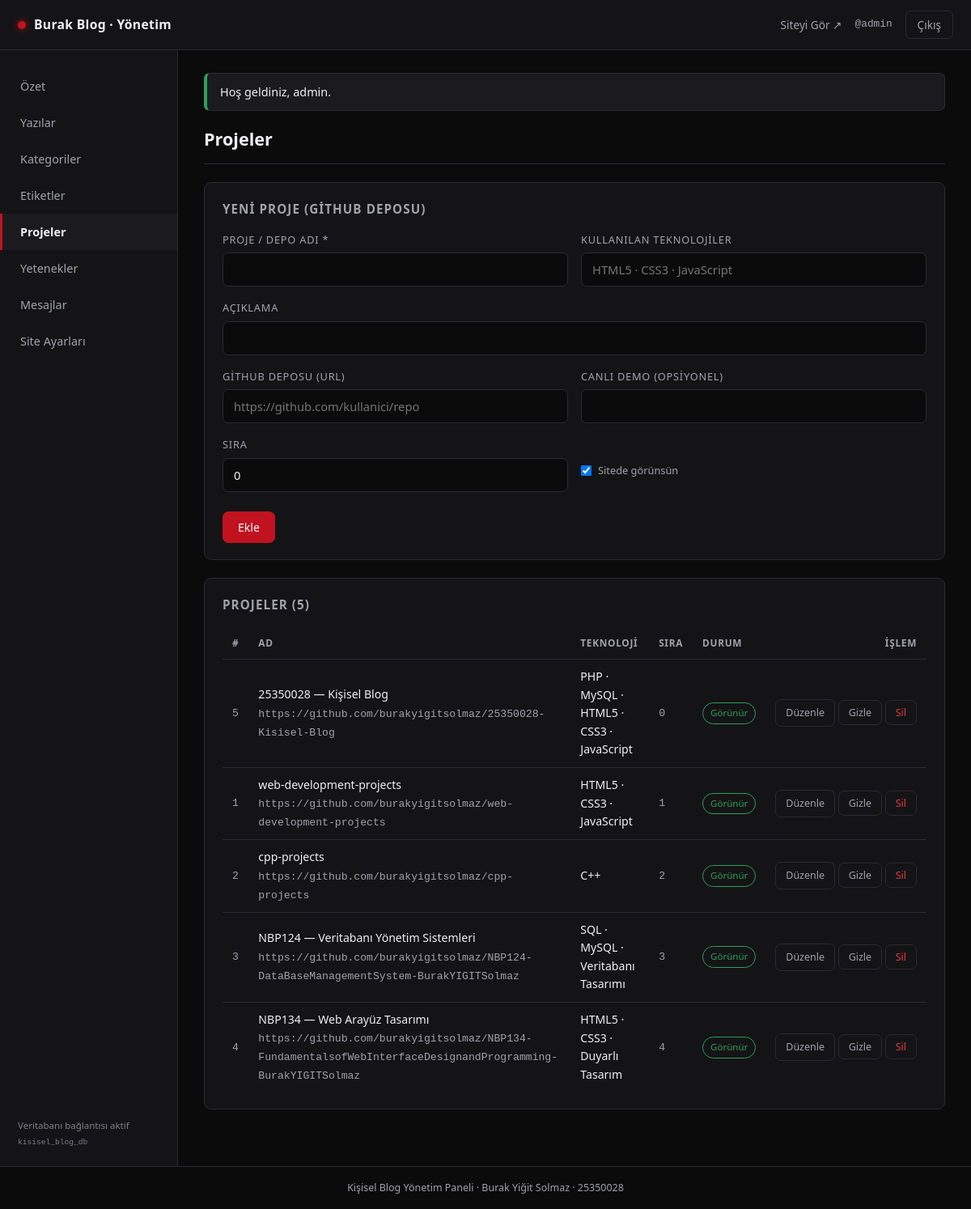
/admin/projeler.php (signed in), run on the app's committed database.
### tables this page shows
CREATE TABLE `projects` (
  `id`          INT UNSIGNED NOT NULL AUTO_INCREMENT,
  `title`       VARCHAR(120) NOT NULL,
  `description` VARCHAR(500) NOT NULL DEFAULT '',
  `tech_stack`  VARCHAR(190) NOT NULL DEFAULT '',
  `repo_url`    VARCHAR(300) NOT NULL DEFAULT '',
  `demo_url`    VARCHAR(300) NULL,
  `image`       VARCHAR(190) NULL,
  `sort_order`  INT NOT NULL DEFAULT 0,
  `is_visible`  TINYINT(1) NOT NULL DEFAULT 1,
  `created_at`  DATETIME NOT NULL DEFAULT CURRENT_TIMESTAMP,
  PRIMARY KEY (`id`),
  KEY `idx_projects_order` (`is_visible`, `sort_order`)
);

### includes/functions.php (called while the page is built, shortened)
<?php
function e(?string $value): string
{
    return htmlspecialchars((string)$value, ENT_QUOTES, 'UTF-8');
}
function url(string $path = ''): string
{
    return BASE_URL . '/' . ltrim($path, '/');
}
function flash_get(): ?array
{
    if (isset($_SESSION['flash'])) {
        $flash = $_SESSION['flash'];
        return $flash;
    }
    return null;
}

### includes/db.php (called while the page is built, shortened)
<?php
function db(): PDO
{
    static $pdo = null;
    if ($pdo instanceof PDO) {
        return $pdo;
    }
    $dsn = sprintf(
        'mysql:host=%s;dbname=%s;charset=utf8mb4',
        DB_HOST,
        DB_NAME
    );
    try {
        $pdo = new PDO($dsn, DB_USER, DB_PASS, [
            PDO::ATTR_ERRMODE            => PDO::ERRMODE_EXCEPTION,
            PDO::ATTR_DEFAULT_FETCH_MODE => PDO::FETCH_ASSOC,
            PDO::ATTR_EMULATE_PREPARES   => false,
        ]);
    } catch (PDOException $e) {
        http_response_code(500);
        exit('Veritabanı bağlantısına erişilemiyor. XAMPP &gt; MySQL çalışıyor mu? (Detay: '
            . htmlspecialchars($e->getMessage(), ENT_QUOTES, 'UTF-8') . ')');
    }
    return $pdo;
}

### admin/includes/auth.php (called while the page is built, shortened)
<?php
require_once dirname(__DIR__, 2) . '/includes/db.php';
require_once dirname(__DIR__, 2) . '/includes/functions.php';
function current_admin(): ?array
{
    static $admin = null;
    if ($admin !== null) {
        return $admin;
    }
    $stmt = db()->prepare('SELECT id, username, created_at FROM admins WHERE id = ? LIMIT 1');
    $stmt->execute([(int)$_SESSION['admin_id']]);
    $row = $stmt->fetch();
    $admin = $row;
    return $admin;
}
function require_login(): array
{
    $admin = current_admin();
    return $admin;
}

### admin/projeler.php (the view, shortened to what this page needs)
<?php
require_once __DIR__ . '/includes/auth.php';
require_login();
$pdo = db();
$editRow = [
    'id' => 0, 'title' => '', 'description' => '', 'tech_stack' => '',
    'repo_url' => '', 'demo_url' => '', 'sort_order' => 0, 'is_visible' => 1,
];
$projects = $pdo->query(
    'SELECT id, title, tech_stack, repo_url, sort_order, is_visible
     FROM projects ORDER BY sort_order ASC, id ASC'
)->fetchAll();
$adminTitle = 'Projeler';
require __DIR__ . '/includes/layout-header.php';
?>
<section class="panel">
  <h2><?= $editRow['id'] > 0 ? 'Projeyi Düzenle' : 'Yeni Proje (GitHub Deposu)' ?></h2>
  <form class="admin-form" method="post" action="<?= e(url('admin/projeler.php')) ?>">
    <div class="form-row-2">
      <div class="form-field">
        <label for="title">Proje / Depo Adı *</label>
        <input type="text" id="title" name="title" maxlength="120" required value="<?= e($editRow['title']) ?>">
      </div>
      <div class="form-field">
        <label for="tech_stack">Kullanılan Teknolojiler</label>
        <input type="text" id="tech_stack" name="tech_stack" maxlength="190"
               placeholder="HTML5 · CSS3 · JavaScript" value="<?= e($editRow['tech_stack']) ?>">
      </div>
    </div>
    <div class="form-field">
      <label for="description">Açıklama</label>
      <input type="text" id="description" name="description" maxlength="500" value="<?= e($editRow['description']) ?>">
    </div>
    <div class="form-row-2">
      <div class="form-field">
        <label for="repo_url">GitHub Deposu (URL)</label>
        <input type="text" id="repo_url" name="repo_url" maxlength="300"
               placeholder="https://github.com/kullanici/repo" value="<?= e($editRow['repo_url']) ?>">
      </div>
      <div class="form-field">
        <label for="demo_url">Canlı Demo (opsiyonel)</label>
        <input type="text" id="demo_url" name="demo_url" maxlength="300"
               value="<?= e($editRow['demo_url'] ?? '') ?>">
      </div>
    </div>
    <div class="form-row-2">
      <div class="form-field">
        <label for="sort_order">Sıra</label>
        <input type="number" id="sort_order" name="sort_order" value="<?= (int)$editRow['sort_order'] ?>">
      </div>
      <div class="form-field">
        <label style="display:inline-flex;align-items:center;gap:8px;text-transform:none;letter-spacing:0;margin-top:32px">
          <input type="checkbox" name="is_visible" value="1"
            <?= (int)$editRow['is_visible'] === 1 ? 'checked' : '' ?>>
          Sitede görünsün
        </label>
      </div>
    </div>
    <div class="btn-row">
      <button type="submit" class="btn btn-primary"><?= $editRow['id'] > 0 ? 'Güncelle' : 'Ekle' ?></button>
    </div>
  </form>
</section>
<section class="panel">
  <h2>Projeler (<?= count($projects) ?>)</h2>
  <div class="table-wrap">
    <table class="admin-table">
      <thead>
        <tr><th>#</th><th>Ad</th><th>Teknoloji</th><th>Sıra</th><th>Durum</th><th class="col-actions">İşlem</th></tr>
      </thead>
      <tbody>
        <?php foreach ($projects as $row): ?>
          <tr>
            <td class="mono"><?= (int)$row['id'] ?></td>
            <td>
              <?= e($row['title']) ?><br>
              <span class="mono"><?= e($row['repo_url']) ?></span>
            </td>
            <td><?= e($row['tech_stack']) ?></td>
            <td class="mono"><?= (int)$row['sort_order'] ?></td>
            <td>
              <?php if ((int)$row['is_visible'] === 1): ?>
                <span class="badge badge-success">Görünür</span>
              <?php else: ?>
                <span class="badge badge-warn">Gizli</span>
              <?php endif; ?>
            </td>
            <td class="col-actions">
              <a class="btn btn-outline btn-sm" href="<?= e(url('admin/projeler.php?id=' . (int)$row['id'])) ?>">Düzenle</a>
              <form method="post" class="inline-form" action="<?= e(url('admin/projeler.php')) ?>">
                <button type="submit" class="btn btn-outline btn-sm">
                  <?= (int)$row['is_visible'] === 1 ? 'Gizle' : 'Göster' ?>
                </button>
              </form>
              <form method="post" class="inline-form" action="<?= e(url('admin/projeler.php')) ?>"
                    onsubmit="return confirm('Proje silinsin mi?');">
                <button type="submit" class="btn btn-danger btn-sm">Sil</button>
              </form>
            </td>
          </tr>
        <?php endforeach; ?>
      </tbody>
    </table>
  </div>
</section>
<?php require __DIR__ . '/includes/layout-footer.php'; ?>

### admin/includes/layout-header.php (shortened to what this page needs)
<?php
$currentAdmin = current_admin();
$adminTitle   = $adminTitle ?? 'Yönetim Paneli';
$currentFile  = basename($_SERVER['SCRIPT_NAME'] ?? 'index.php');
$menu = [
    'index.php'       => 'Özet',
    'yazilar.php'     => 'Yazılar',
    'kategoriler.php' => 'Kategoriler',
    'etiketler.php'   => 'Etiketler',
    'projeler.php'    => 'Projeler',
    'yetenekler.php'  => 'Yetenekler',
    'mesajlar.php'    => 'Mesajlar',
    'ayarlar.php'     => 'Site Ayarları',
];
?>
<!DOCTYPE html>
<html lang="tr">
<head>
  <link rel="stylesheet" href="<?= e(url('admin/assets/admin.css')) ?>">
</head>
<body>
  <header class="admin-topbar">
    <a class="admin-brand" href="<?= e(url('admin/index.php')) ?>">
      <span class="admin-brand-dot"></span> Burak Blog · Yönetim
    </a>
    <div class="admin-topbar-right">
      <a class="admin-site-link" href="<?= e(url()) ?>" target="_blank" rel="noopener">Siteyi Gör ↗</a>
      <?php if ($currentAdmin): ?>
        <span class="admin-user">@<?= e($currentAdmin['username']) ?></span>
        <a class="admin-logout" href="<?= e(url('admin/logout.php')) ?>">Çıkış</a>
      <?php endif; ?>
    </div>
  </header>
  <div class="admin-shell">
    <aside class="admin-sidebar">
      <nav aria-label="Yönetim menüsü">
        <ul>
          <?php foreach ($menu as $file => $label): ?>
            <li>
              <a class="<?= $currentFile === $file ? 'active' : '' ?>"
                 href="<?= e(url('admin/' . $file)) ?>"><?= e($label) ?></a>
            </li>
          <?php endforeach; ?>
        </ul>
      </nav>
      <p class="admin-version">Veritabanı bağlantısı aktif<br><small>kisisel_blog_db</small></p>
    </aside>
    <main class="admin-main">
      <?php $flash = flash_get(); ?>
      <?php if ($flash): ?>
        <div class="admin-flash admin-flash-<?= e($flash['type']) ?>">
          <?= e($flash['message']) ?>
        </div>
      <?php endif; ?>
      <h1 class="admin-title"><?= e($adminTitle) ?></h1>

### data on the page
projects: sort_order "0", is_visible "☑", id "5", title "25350028 — Kişisel Blog", repo_url "https://github.com/burakyigitsolmaz/25350028-Kisisel-Blog", tech_stack "PHP · MySQL · HTML5 · CSS3 · JavaScript", shows "Görünür", shows "Gizle"
projects: id "1", title "web-development-projects", repo_url "https://github.com/burakyigitsolmaz/web-development-projects", tech_stack "HTML5 · CSS3 · JavaScript", sort_order "1", is_visible "Görünür"
projects: id "2", title "cpp-projects", repo_url "https://github.com/burakyigitsolmaz/cpp-projects", tech_stack "C++", sort_order "2", is_visible "Görünür"
projects: id "3", title "NBP124 — Veritabanı Yönetim Sistemleri", repo_url "https://github.com/burakyigitsolmaz/NBP124-DataBaseManagementSystem-BurakYIGITSolmaz", tech_stack "SQL · MySQL · Veritabanı Tasarımı", sort_order "3", is_visible "Görünür"
projects: id "4", title "NBP134 — Web Arayüz Tasarımı", repo_url "https://github.com/burakyigitsolmaz/NBP134-FundamentalsofWebInterfaceDesignandProgramming-BurakYIGITSolmaz", tech_stack "HTML5 · CSS3 · Duyarlı Tasarım", sort_order "4", is_visible "Görünür"

### other printed values
$currentAdmin['username'] "admin"
$label "Özet"
$label "Yazılar"
$label "Kategoriler"
$label "Etiketler"
$label "Projeler"
$label "Yetenekler"
$label "Mesajlar"
$label "Site Ayarları"
$flash['message'] "Hoş geldiniz, admin."
$adminTitle "Projeler"
count($projects) "5"
